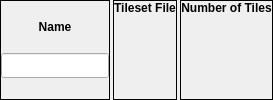
       <widget class="QWidget" name="widget_5" native="true">
        <property name="sizePolicy">
         <sizepolicy hsizetype="Preferred" vsizetype="Preferred">
          <horstretch>0</horstretch>
          <verstretch>0</verstretch>
         </sizepolicy>
        </property>
        <layout class="QHBoxLayout" name="_2">
         <property name="spacing">
          <number>3</number>
         </property>
         <property name="margin">
          <number>0</number>
         </property>
         <item>
          <widget class="QFrame" name="frmName">
           <property name="sizePolicy">
            <sizepolicy hsizetype="Preferred" vsizetype="Preferred">
             <horstretch>0</horstretch>
             <verstretch>0</verstretch>
            </sizepolicy>
           </property>
           <property name="frameShape">
            <enum>QFrame::Box</enum>
           </property>
           <property name="frameShadow">
            <enum>QFrame::Plain</enum>
           </property>
           <layout class="QVBoxLayout" name="verticalLayout_2">
            <property name="spacing">
             <number>0</number>
            </property>
            <property name="margin">
             <number>0</number>
            </property>
            <item>
             <widget class="QLabel" name="label">
              <property name="sizePolicy">
               <sizepolicy hsizetype="Preferred" vsizetype="Fixed">
                <horstretch>0</horstretch>
                <verstretch>0</verstretch>
               </sizepolicy>
              </property>
              <property name="font">
               <font>
                <weight>75</weight>
                <bold>true</bold>
               </font>
              </property>
              <property name="text">
               <string>Name</string>
              </property>
              <property name="alignment">
               <set>Qt::AlignHCenter|Qt::AlignTop</set>
              </property>
             </widget>
            </item>
            <item>
             <widget class="QLineEdit" name="leName">
              <property name="enabled">
               <bool>true</bool>
              </property>
              <property name="sizePolicy">
               <sizepolicy hsizetype="Preferred" vsizetype="Fixed">
                <horstretch>0</horstretch>
                <verstretch>0</verstretch>
               </sizepolicy>
              </property>
              <property name="font">
               <font>
                <family>Fixed</family>
               </font>
              </property>
              <property name="text">
               <string/>
              </property>
              <property name="maxLength">
               <number>16</number>
              </property>
             </widget>
            </item>
           </layout>
          </widget>
         </item>
         <item>
          <widget class="QFrame" name="frmTilesetFile">
           <property name="sizePolicy">
            <sizepolicy hsizetype="Preferred" vsizetype="Preferred">
             <horstretch>0</horstretch>
             <verstretch>0</verstretch>
            </sizepolicy>
           </property>
           <property name="frameShape">
            <enum>QFrame::Box</enum>
           </property>
           <property name="frameShadow">
            <enum>QFrame::Plain</enum>
           </property>
           <layout class="QVBoxLayout" name="verticalLayout_3">
            <property name="spacing">
             <number>0</number>
            </property>
            <property name="margin">
             <number>0</number>
            </property>
            <item>
             <widget class="QLabel" name="label_2">
              <property name="sizePolicy">
               <sizepolicy hsizetype="Preferred" vsizetype="Fixed">
                <horstretch>0</horstretch>
                <verstretch>0</verstretch>
               </sizepolicy>
              </property>
              <property name="font">
               <font>
                <weight>75</weight>
                <bold>true</bold>
               </font>
              </property>
              <property name="text">
               <string>Tileset File</string>
              </property>
              <property name="alignment">
               <set>Qt::AlignHCenter|Qt::AlignTop</set>
              </property>
             </widget>
            </item>
            <item>
             <widget class="QWidget" name="widget_2" native="true">
              <layout class="QHBoxLayout" name="horizontalLayout_3">
               <property name="spacing">
                <number>0</number>
               </property>
               <property name="margin">
                <number>0</number>
               </property>
               <item>
                <widget class="QLabel" name="lblFile">
                 <property name="sizePolicy">
                  <sizepolicy hsizetype="Preferred" vsizetype="Preferred">
                   <horstretch>0</horstretch>
                   <verstretch>0</verstretch>
                  </sizepolicy>
                 </property>
                 <property name="font">
                  <font>
                   <pointsize>12</pointsize>
                  </font>
                 </property>
                 <property name="frameShape">
                  <enum>QFrame::NoFrame</enum>
                 </property>
                 <property name="frameShadow">
                  <enum>QFrame::Plain</enum>
                 </property>
                 <property name="text">
                  <string/>
                 </property>
                 <property name="alignment">
                  <set>Qt::AlignCenter</set>
                 </property>
                </widget>
               </item>
              </layout>
             </widget>
            </item>
           </layout>
          </widget>
         </item>
         <item>
          <widget class="QFrame" name="frame">
           <property name="sizePolicy">
            <sizepolicy hsizetype="Preferred" vsizetype="Preferred">
             <horstretch>0</horstretch>
             <verstretch>0</verstretch>
            </sizepolicy>
           </property>
           <property name="frameShape">
            <enum>QFrame::Box</enum>
           </property>
           <property name="frameShadow">
            <enum>QFrame::Plain</enum>
           </property>
           <layout class="QVBoxLayout" name="verticalLayout_4">
            <property name="spacing">
             <number>0</number>
            </property>
            <property name="margin">
             <number>0</number>
            </property>
            <item>
             <widget class="QLabel" name="label_3">
              <property name="sizePolicy">
               <sizepolicy hsizetype="Preferred" vsizetype="Fixed">
                <horstretch>0</horstretch>
                <verstretch>0</verstretch>
               </sizepolicy>
              </property>
              <property name="font">
               <font>
                <weight>75</weight>
                <bold>true</bold>
               </font>
              </property>
              <property name="text">
               <string>Number of Tiles</string>
              </property>
              <property name="alignment">
               <set>Qt::AlignHCenter|Qt::AlignTop</set>
              </property>
             </widget>
            </item>
            <item>
             <widget class="QWidget" name="widget_16" native="true">
              <layout class="QHBoxLayout" name="horizontalLayout_4">
               <property name="spacing">
                <number>0</number>
               </property>
               <property name="margin">
                <number>0</number>
               </property>
               <item>
                <widget class="QLabel" name="lblNumTiles">
                 <property name="font">
                  <font>
                   <pointsize>12</pointsize>
                  </font>
                 </property>
                 <property name="text">
                  <string/>
                 </property>
                 <property name="alignment">
                  <set>Qt::AlignCenter</set>
                 </property>
                </widget>
               </item>
              </layout>
             </widget>
            </item>
           </layout>
          </widget>
         </item>
        </layout>
       </widget>
